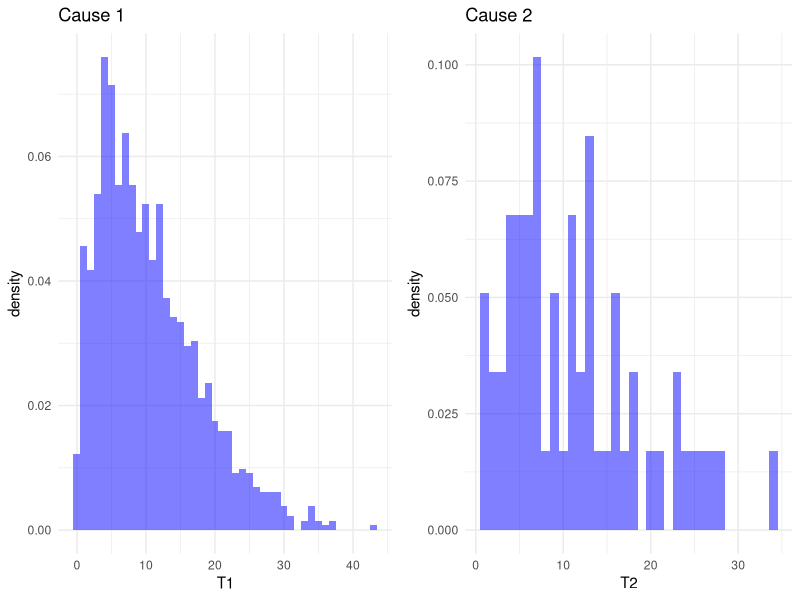

The R script that drew this image:
## ---- chunk 1
knitr::opts_chunk$set(echo = TRUE)
# Libraries
library(gridExtra)
library(tidyverse)
## ---- chunk 2
n <- 1700

X0 <- rbinom(n, 1, 0.1627)
X1 <- rpois(n, 35)
L0 <- cbind(X0, X1)

# Effekt
alpha <- c(0, 0)
beta <- c(0.5816, -0.1)
## ---- chunk 3
# Parameters
lambda <- 0.0271
v <- 1.3841

# Specify hazard functions
weib_haz <- function(t) lambda * v * t ^ (v - 1)
weib_cum_haz <- function(t) lambda * t ^ v 

# Cause specific hazard functions
haz1 <- function(t) weib_haz(t) * exp(L0 %*% alpha)
haz2 <- function(t) weib_haz(t) * exp(L0 %*% beta)
## ---- chunk 4
# CDF of time to any event T
F_func <- function(t, x) {
  1 - exp( - (weib_cum_haz(t) * exp(t(alpha) %*% x) + 
            weib_cum_haz(t) * exp(t(beta) %*% x)))
}

# Inverse of the distribution function

inverse_F <- function(p, x, lower_bound = 0, upper_bound = 100) {
  # Define the root-finding function (F(t) - p)
  root_function <- function(t) {
    F_func(t, x) - p
  }
  # Use uniroot to find the value of t such that F(t) = y
  result <- uniroot(root_function, lower = lower_bound, upper = upper_bound)
  
  # Return the value of t
  return(result$root)
}
## ---- chunk 5
# Simulating uniform random variables
Z <- runif(n)
# Simulating event times
Ts <-  numeric(n)
for(i in 1:n){
  Ts[i] <- inverse_F(p = Z[i], x = L0[i,])
}

# Simulating censoring
censoring_time <- rweibull(n, 1.3841, 1/0.0271)
# The event variable
event <- ifelse(Ts <= censoring_time, 1, 0)
## ---- chunk 6
# The probability of cause of event being 1
p1 <- haz1(Ts) / (haz1(Ts) + haz2(Ts))

cause_type <- ifelse(event == 1, rbinom(n, 1, 1 - p1) + 1, 0) # 1 indicates cause 1, 2 indicates cause of event being 2

# Cause specific event times
T1 <- Ts[cause_type == 1]
T2 <- Ts[cause_type == 2]
## ---- chunk 7
plot_1 <- ggplot(data = data.frame(T1 = T1), aes(x = T1, y = ..density..)) + 
  geom_histogram(binwidth = 1, fill = "blue", alpha = 0.5) + 
  theme_minimal()+
  labs(title = "Cause 1")

plot_2 <- ggplot(data = data.frame(T2 = T2), aes(x = T2, y = ..density..)) + 
  geom_histogram(binwidth = 1, fill = "blue", alpha = 0.5) + 
  theme_minimal()+
  labs(title = "Cause 2")

grid.arrange(plot_1, plot_2, ncol = 2)
## ---- chunk 8
tibble(
  Id = n,
  X0 = X0,
  X1 = X1,
  "Time to event" = Ts,
  "Cause" = cause_type
)
## ---- chunk 9
N <- 100
## ---- chunk 10
eta <- 0.1
nu <- 1.2
## ---- chunk 11
# Effects
effects <- c("a" = 0.1, "d" = 0.2, "c" = 0.3)


lambda <- function(t, x) {
  eta * nu * t ^ (nu - 1) * phi(t,x)
}

phi <- function(t, x) {
  exp(L0 * effects[x])
}
## ---- chunk 12
sum_cum_haz <- function(u, t) {
  term <- eta * (phi(t,"a") + phi(t,"d") + phi(t,"c"))
  term * ((t + u) ^ nu - t ^ nu)
}

sum_cum_haz_inv <- function(u, t) {
  term <- eta * (phi(t,"a") + phi(t,"d") + phi(t,"c"))
  ((u + term * t ^ nu) / term ) ^ (1/nu) - t
}
## ---- chunk 13
probs <- function(t){
  summ <- phi(t,"a") + phi(t,"d") + phi(t,"c")
  c(phi(t,"a") / summ, phi(t,"d") / summ, phi(t,"c") / summ)
} 
## ---- chunk 14
res <- tibble(ID = numeric(), L0 = numeric(), Time = numeric(), Delta = numeric())

set.seed(98)

for(j in 1:N){
  
  # Draw
  L0 <- runif(1)
  
  # Initialize
  T_k1 <- 0
  Delta <- 0
  
  # Iterate
  
  Ts <- c()
  Deltas <- c()
  i <- 1
  
  while(Delta == 0){
    V <- runif(1)
    W_k1 <- sum_cum_haz_inv(-log(V), L0)
    T_k1 <- T_k1 + W_k1
    Ts[i] <- T_k1
    Deltas[i] <- sample(c(0,1,2), size = 1, prob = probs(T_k1))
    Delta <- Deltas[i]
    i <- i + 1
  }
  
  jth_res <- tibble(ID = rep(j, length(Ts)), 
                    L0 = rep(L0,length(Ts)), 
                    Time = Ts, 
                    Delta = Deltas) 
  res <- bind_rows(res, jth_res)
}

res

table(res$Delta)
